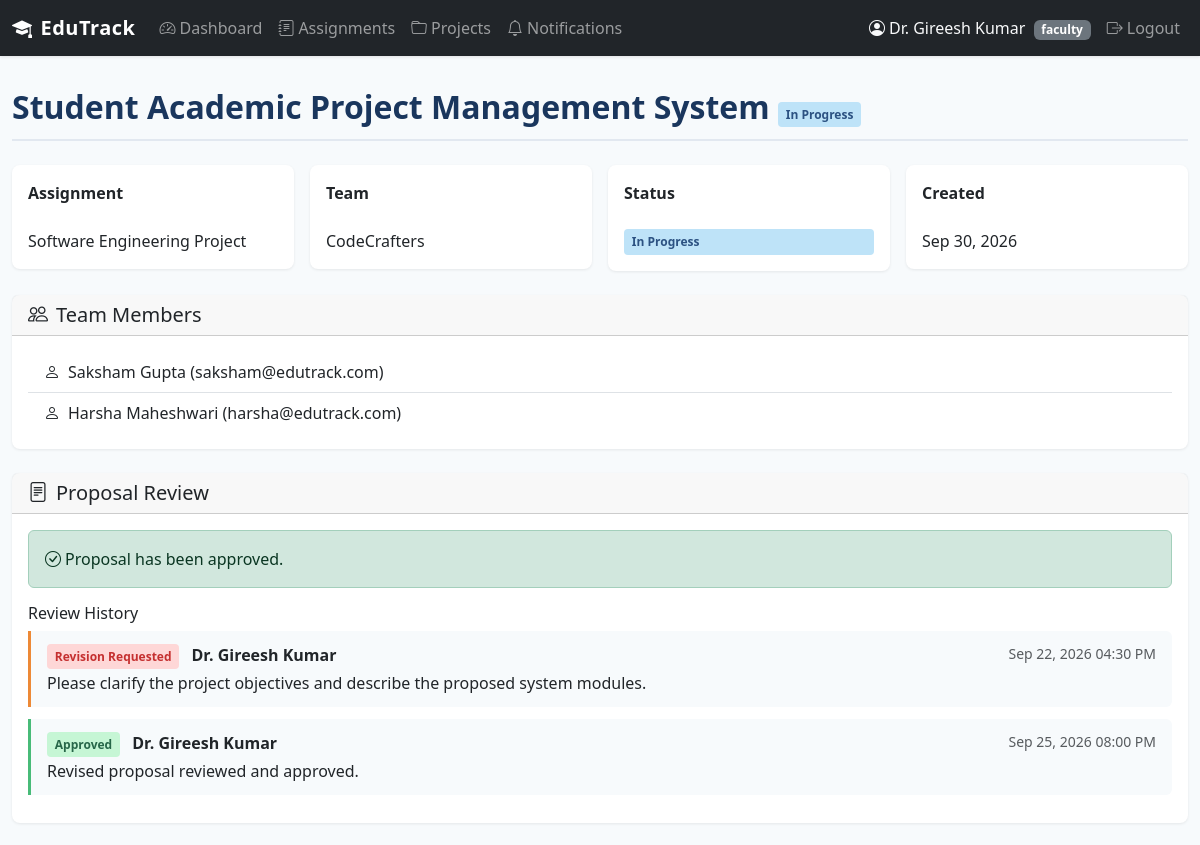
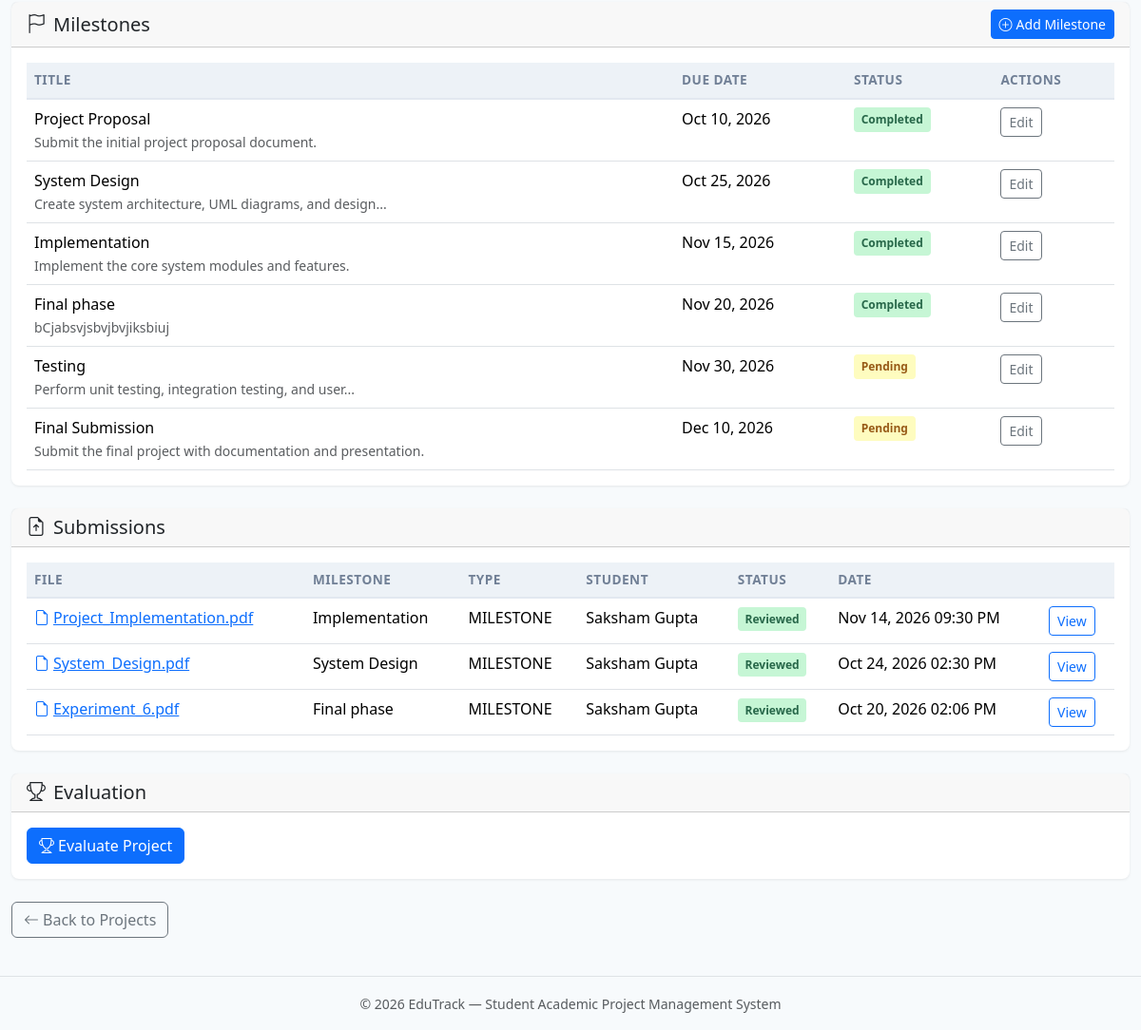
Page /faculty/project/1 (signed in) on the committed database (2 pictures, top to bottom).
### tables this page shows
CREATE TABLE users (
    user_id INTEGER PRIMARY KEY AUTOINCREMENT,
    name TEXT NOT NULL,
    email TEXT UNIQUE NOT NULL,
    password_hash TEXT NOT NULL,
    role TEXT NOT NULL CHECK(role IN ('student', 'faculty', 'admin')),
    is_active INTEGER NOT NULL DEFAULT 1,
    created_at TIMESTAMP DEFAULT CURRENT_TIMESTAMP
);

CREATE TABLE projects (
    project_id INTEGER PRIMARY KEY AUTOINCREMENT,
    assignment_id INTEGER NOT NULL,
    team_id INTEGER NOT NULL,
    faculty_id INTEGER NOT NULL,
    title TEXT NOT NULL,
    description TEXT,
    status TEXT NOT NULL DEFAULT 'DRAFT' CHECK(status IN ('DRAFT', 'UNDER_REVIEW', 'REVISION_REQUESTED', 'APPROVED', 'IN_PROGRESS', 'COMPLETED')),
    submitted_at TIMESTAMP,
    approved_at TIMESTAMP,
    completed_at TIMESTAMP,
    created_at TIMESTAMP DEFAULT CURRENT_TIMESTAMP,
    updated_at TIMESTAMP DEFAULT CURRENT_TIMESTAMP,
    FOREIGN KEY (assignment_id) REFERENCES assignments(assignment_id),
    FOREIGN KEY (team_id) REFERENCES teams(team_id),
    FOREIGN KEY (faculty_id) REFERENCES users(user_id)
);

CREATE TABLE assignments (
    assignment_id INTEGER PRIMARY KEY AUTOINCREMENT,
    title TEXT NOT NULL,
    description TEXT,
    instructions TEXT,
    faculty_id INTEGER NOT NULL,
    deadline TEXT,
    status TEXT NOT NULL DEFAULT 'OPEN' CHECK(status IN ('OPEN', 'CLOSED')),
    created_at TIMESTAMP DEFAULT CURRENT_TIMESTAMP,
    updated_at TIMESTAMP DEFAULT CURRENT_TIMESTAMP,
    FOREIGN KEY (faculty_id) REFERENCES users(user_id)
);

CREATE TABLE teams (
    team_id INTEGER PRIMARY KEY AUTOINCREMENT,
    team_name TEXT NOT NULL,
    created_by INTEGER NOT NULL,
    created_at TIMESTAMP DEFAULT CURRENT_TIMESTAMP,
    FOREIGN KEY (created_by) REFERENCES users(user_id)
);

CREATE TABLE proposal_reviews (
    review_id INTEGER PRIMARY KEY AUTOINCREMENT,
    project_id INTEGER NOT NULL,
    faculty_id INTEGER NOT NULL,
    decision TEXT NOT NULL CHECK(decision IN ('REVISION_REQUESTED', 'APPROVED')),
    comment TEXT,
    created_at TIMESTAMP DEFAULT CURRENT_TIMESTAMP,
    FOREIGN KEY (project_id) REFERENCES projects(project_id),
    FOREIGN KEY (faculty_id) REFERENCES users(user_id)
);

CREATE TABLE milestones (
    milestone_id INTEGER PRIMARY KEY AUTOINCREMENT,
    project_id INTEGER NOT NULL,
    title TEXT NOT NULL,
    description TEXT,
    due_date TEXT,
    status TEXT NOT NULL DEFAULT 'PENDING' CHECK(status IN ('PENDING', 'SUBMITTED', 'COMPLETED')),
    created_at TIMESTAMP DEFAULT CURRENT_TIMESTAMP,
    updated_at TIMESTAMP DEFAULT CURRENT_TIMESTAMP,
    FOREIGN KEY (project_id) REFERENCES projects(project_id)
);

CREATE TABLE submissions (
    submission_id INTEGER PRIMARY KEY AUTOINCREMENT,
    project_id INTEGER NOT NULL,
    milestone_id INTEGER,
    submitted_by INTEGER NOT NULL,
    original_filename TEXT,
    stored_filename TEXT,
    file_path TEXT,
    description TEXT,
    submission_type TEXT NOT NULL CHECK(submission_type IN ('MILESTONE', 'FINAL')),
    status TEXT NOT NULL DEFAULT 'SUBMITTED' CHECK(status IN ('SUBMITTED', 'REVIEWED')),
    submitted_at TIMESTAMP DEFAULT CURRENT_TIMESTAMP,
    FOREIGN KEY (project_id) REFERENCES projects(project_id),
    FOREIGN KEY (milestone_id) REFERENCES milestones(milestone_id),
    FOREIGN KEY (submitted_by) REFERENCES users(user_id)
);

### routes/faculty.py (the view)
@faculty_bp.route('/project/<int:project_id>')
@role_required('faculty')
def project_detail(project_id):
    project = query_db('''
        SELECT p.*, a.title AS assignment_title, t.team_name
        FROM projects p
        JOIN assignments a ON p.assignment_id = a.assignment_id
        JOIN teams t ON p.team_id = t.team_id
        WHERE p.project_id = ? AND p.faculty_id = ?
    ''', [project_id, session['user_id']], one=True)
    if not project:
        flash('Project not found.', 'danger')
        return redirect(url_for('faculty.projects'))
    team_members = query_db('''
        SELECT u.name, u.email
        FROM users u JOIN team_members tm ON u.user_id = tm.student_id
        WHERE tm.team_id = ?
    ''', [project['team_id']])
    reviews = query_db('''
        SELECT pr.*, u.name AS faculty_name
        FROM proposal_reviews pr
        JOIN users u ON pr.faculty_id = u.user_id
        WHERE pr.project_id = ?
        ORDER BY pr.created_at ASC
    ''', [project_id])
    milestones = query_db(
        'SELECT * FROM milestones WHERE project_id = ? ORDER BY due_date ASC',
        [project_id]
    )
    submissions = query_db('''
        SELECT s.*, m.title AS milestone_title, u.name AS student_name
        FROM submissions s
        LEFT JOIN milestones m ON s.milestone_id = m.milestone_id
        JOIN users u ON s.submitted_by = u.user_id
        WHERE s.project_id = ?
        ORDER BY s.submitted_at DESC
    ''', [project_id])
    evaluation = query_db(
        'SELECT e.*, u.name AS faculty_name FROM evaluations e '
        'JOIN users u ON e.faculty_id = u.user_id '
        'WHERE e.project_id = ?',
        [project_id], one=True
    )
    return render_template(
        'faculty/project_detail.html',
        project=project, team_members=team_members, reviews=reviews,
        milestones=milestones, submissions=submissions, evaluation=evaluation
    )

### templates/faculty/project_detail.html (shortened to what this page needs)
{% extends "base.html" %}
{% block content %}
<div class="page-header">
    <h2>{{ project['title'] }} <span class="badge-status {{ project['status']|status_class }}">{{ project['status']|status_display }}</span></h2>
</div>
<div class="row g-3 mb-4">
    <div class="col-md-3"><div class="card p-3"><strong>Assignment</strong><br>{{ project['assignment_title'] }}</div></div>
    <div class="col-md-3"><div class="card p-3"><strong>Team</strong><br>{{ project['team_name'] }}</div></div>
    <div class="col-md-3"><div class="card p-3"><strong>Status</strong><br><span class="badge-status {{ project['status']|status_class }}">{{ project['status']|status_display }}</span></div></div>
    <div class="col-md-3"><div class="card p-3"><strong>Created</strong><br>{{ project['created_at']|format_date }}</div></div>
</div>
<div class="card mb-4">
    <div class="card-header"><h5 class="mb-0"><i class="bi bi-people me-2"></i>Team Members</h5></div>
    <div class="card-body">
        <ul class="list-group list-group-flush">
        {% for m in team_members %}
            <li class="list-group-item"><i class="bi bi-person me-2"></i>{{ m['name'] }} ({{ m['email'] }})</li>
        {% endfor %}
        </ul>
    </div>
</div>
<div class="card mb-4">
    <div class="card-header"><h5 class="mb-0"><i class="bi bi-file-text me-2"></i>Proposal Review</h5></div>
    <div class="card-body">
        {% if project['status'] == 'UNDER_REVIEW' %}
        <div class="alert alert-info"><i class="bi bi-hourglass-split me-1"></i>This proposal is awaiting your review.</div>
        <form method="POST" action="{{ url_for('faculty.review_proposal', project_id=project['project_id']) }}">
            <div class="mb-3">
                <label class="form-label">Decision</label>
                <select class="form-select" name="decision" required>
                    <option value="">Select decision...</option>
                    <option value="APPROVED">Approve</option>
                    <option value="REVISION_REQUESTED">Request Revision</option>
                </select>
            </div>
            <div class="mb-3">
                <label class="form-label">Comment</label>
                <textarea class="form-control" name="comment" rows="3" required placeholder="Provide your review comments..."></textarea>
            </div>
            <button type="submit" class="btn btn-primary"><i class="bi bi-check-circle me-1"></i>Submit Review</button>
        </form>
        {% elif project['status'] == 'REVISION_REQUESTED' %}
        <div class="alert alert-warning"><i class="bi bi-exclamation-triangle me-1"></i>Revision has been requested. Waiting for student resubmission.</div>
        {% elif project['status'] in ['APPROVED', 'IN_PROGRESS', 'COMPLETED'] %}
        <div class="alert alert-success"><i class="bi bi-check-circle me-1"></i>Proposal has been approved.</div>
        {% elif project['status'] == 'DRAFT' %}
        <div class="alert alert-secondary"><i class="bi bi-info-circle me-1"></i>Proposal has not been submitted yet.</div>
        {% endif %}
        {% if reviews %}
        <h6 class="mt-3 mb-2">Review History</h6>
        {% for r in reviews %}
        <div class="review-entry {{ 'approved' if r['decision'] == 'APPROVED' else 'revision' }}">
            <div class="d-flex justify-content-between">
                <span><span class="badge-status {{ 'badge-approved' if r['decision'] == 'APPROVED' else 'badge-revision' }}">{{ r['decision']|status_display }}</span> <strong class="ms-2">{{ r['faculty_name'] }}</strong></span>
                <small class="text-muted">{{ r['created_at']|format_datetime }}</small>
            </div>
            <p class="mt-1 mb-0">{{ r['comment'] }}</p>
        </div>
        {% endfor %}
        {% endif %}
    </div>
</div>
<div class="card mb-4">
    <div class="card-header d-flex justify-content-between align-items-center">
        <h5 class="mb-0"><i class="bi bi-flag me-2"></i>Milestones</h5>
        {% if project['status'] in ['APPROVED', 'IN_PROGRESS'] %}
        <a href="{{ url_for('faculty.milestone_create', project_id=project['project_id']) }}" class="btn btn-sm btn-primary"><i class="bi bi-plus-circle me-1"></i>Add Milestone</a>
        {% endif %}
    </div>
    <div class="card-body">
        {% if milestones %}
        <div class="table-responsive">
            <table class="table table-hover mb-0">
                <thead><tr><th>Title</th><th>Due Date</th><th>Status</th><th>Actions</th></tr></thead>
                <tbody>
                {% for m in milestones %}
                <tr>
                    <td>{{ m['title'] }}<br><small class="text-muted">{{ m['description']|truncate(60) if m['description'] }}</small></td>
                    <td>{{ m['due_date']|format_date }}</td>
                    <td><span class="badge-status {{ m['status']|status_class }}">{{ m['status']|status_display }}</span></td>
                    <td>
                        <a href="{{ url_for('faculty.milestone_edit', project_id=project['project_id'], milestone_id=m['milestone_id']) }}" class="btn btn-sm btn-outline-secondary">Edit</a>
                    </td>
                </tr>
                {% endfor %}
                </tbody>
            </table>
        </div>
        {% else %}
        <div class="empty-state"><i class="bi bi-flag"></i><p>No milestones created yet.</p></div>
        {% endif %}
    </div>
</div>
<div class="card mb-4">
    <div class="card-header"><h5 class="mb-0"><i class="bi bi-file-earmark-arrow-up me-2"></i>Submissions</h5></div>
    <div class="card-body">
        {% if submissions %}
        <div class="table-responsive">
            <table class="table table-hover mb-0">
                <thead><tr><th>File</th><th>Milestone</th><th>Type</th><th>Student</th><th>Status</th><th>Date</th><th></th></tr></thead>
                <tbody>
                {% for s in submissions %}
                <tr>
                    <td><a href="{{ url_for('auth.download_file', filename=s['stored_filename']) }}"><i class="bi bi-file-earmark me-1"></i>{{ s['original_filename'] }}</a></td>
                    <td>{{ s['milestone_title'] or '—' }}</td>
                    <td>{{ s['submission_type'] }}</td>
                    <td>{{ s['student_name'] }}</td>
                    <td><span class="badge-status {{ s['status']|status_class }}">{{ s['status']|status_display }}</span></td>
                    <td>{{ s['submitted_at']|format_datetime }}</td>
                    <td><a href="{{ url_for('faculty.submission_detail', submission_id=s['submission_id']) }}" class="btn btn-sm btn-outline-primary">View</a></td>
                </tr>
                {% endfor %}
                </tbody>
            </table>
        </div>
        {% else %}
        <div class="empty-state"><i class="bi bi-file-earmark-x"></i><p>No submissions yet.</p></div>
        {% endif %}
    </div>
</div>
<div class="card mb-4">
    <div class="card-header"><h5 class="mb-0"><i class="bi bi-trophy me-2"></i>Evaluation</h5></div>
    <div class="card-body">
        {% if evaluation %}
        <div class="row">
            <div class="col-md-4"><h4>Grade: <span class="text-primary">{{ evaluation['grade'] }}</span></h4></div>
            <div class="col-md-8"><p>{{ evaluation['comments'] }}</p><small class="text-muted">{{ evaluation['evaluated_at']|format_datetime }}</small></div>
        </div>
        {% elif project['status'] == 'IN_PROGRESS' %}
        <a href="{{ url_for('faculty.evaluate_project', project_id=project['project_id']) }}" class="btn btn-primary"><i class="bi bi-trophy me-1"></i>Evaluate Project</a>
        {% else %}
        <div class="empty-state"><i class="bi bi-trophy"></i><p>Not yet evaluated.</p></div>
        {% endif %}
    </div>
</div>
<a href="{{ url_for('faculty.projects') }}" class="btn btn-outline-secondary"><i class="bi bi-arrow-left me-1"></i>Back to Projects</a>
{% endblock %}

### templates/base.html (shortened to what this page needs)
<!DOCTYPE html>
<html lang="en">
<head>
    <link href="https://cdn.jsdelivr.net/npm/bootstrap@5.3.2/dist/css/bootstrap.min.css" rel="stylesheet">
    <link href="https://cdn.jsdelivr.net/npm/bootstrap-icons@1.11.2/font/bootstrap-icons.min.css" rel="stylesheet">
    <link href="{{ url_for('static', filename='css/style.css') }}" rel="stylesheet">
</head>
<body>
    <nav class="navbar navbar-expand-lg navbar-dark bg-dark">
        <div class="container-fluid">
            <a class="navbar-brand" href="/">
                <i class="bi bi-mortarboard-fill me-2"></i>EduTrack
            </a>
            <div class="collapse navbar-collapse" id="navbarNav">
                {% if session.get('user_id') %}
                <ul class="navbar-nav me-auto">
                    {% if session.get('role') == 'student' %}
                    <li class="nav-item"><a class="nav-link" href="{{ url_for('student.dashboard') }}"><i class="bi bi-speedometer2 me-1"></i>Dashboard</a></li>
                    <li class="nav-item"><a class="nav-link" href="{{ url_for('student.assignments') }}"><i class="bi bi-journal-text me-1"></i>Assignments</a></li>
                    <li class="nav-item"><a class="nav-link" href="{{ url_for('student.teams') }}"><i class="bi bi-people me-1"></i>Teams</a></li>
                    <li class="nav-item"><a class="nav-link" href="{{ url_for('student.notifications') }}"><i class="bi bi-bell me-1"></i>Notifications{% if unread_count %} <span class="badge bg-danger">{{ unread_count }}</span>{% endif %}</a></li>
                    {% elif session.get('role') == 'faculty' %}
                    <li class="nav-item"><a class="nav-link" href="{{ url_for('faculty.dashboard') }}"><i class="bi bi-speedometer2 me-1"></i>Dashboard</a></li>
                    <li class="nav-item"><a class="nav-link" href="{{ url_for('faculty.assignments') }}"><i class="bi bi-journal-text me-1"></i>Assignments</a></li>
                    <li class="nav-item"><a class="nav-link" href="{{ url_for('faculty.projects') }}"><i class="bi bi-folder me-1"></i>Projects</a></li>
                    <li class="nav-item"><a class="nav-link" href="{{ url_for('faculty.notifications') }}"><i class="bi bi-bell me-1"></i>Notifications</a></li>
                    {% endif %}
                </ul>
                <ul class="navbar-nav">
                    <li class="nav-item">
                        <span class="nav-link text-light">
                            <i class="bi bi-person-circle me-1"></i>{{ session.get('user_name', '') }}
                            <span class="badge bg-secondary ms-1">{{ session.get('role', '') }}</span>
                        </span>
                    </li>
                    <li class="nav-item">
                        <a class="nav-link" href="{{ url_for('auth.logout') }}"><i class="bi bi-box-arrow-right me-1"></i>Logout</a>
                    </li>
                </ul>
                {% endif %}
            </div>
        </div>
    </nav>
    <main class="container-fluid py-3">
        {% block content %}{% endblock %}
    </main>
    <footer class="text-center py-3 mt-4 border-top">
        <small class="text-muted">&copy; 2026 EduTrack — Student Academic Project Management System</small>
    </footer>
</body>
</html>

### rows in the picture
users: get "Dr. Gireesh Kumar", get "faculty"
projects: title "Student Academic Project Management System", status|status_display "In Progress", created_at "Sep 30, 2026"
assignments: assignment_title "Software Engineering Project"
teams: team_name "CodeCrafters"
users: name "Saksham Gupta", email "saksham@edutrack.com"
users: name "Harsha Maheshwari", email "harsha@edutrack.com"
proposal_reviews: decision|status_display "Revision Requested", faculty_name "Dr. Gireesh Kumar", created_at "Sep 22, 2026 04:30 PM", comment "Please clarify the project objectives and describe the proposed system modules."
proposal_reviews: decision|status_display "Approved", faculty_name "Dr. Gireesh Kumar", created_at "Sep 25, 2026 08:00 PM", comment "Revised proposal reviewed and approved."
milestones: title "Project Proposal", description "Submit the initial project proposal document.", due_date "Oct 10, 2026", status|status_display "Completed"
milestones: title "System Design", description "Create system architecture, UML diagrams, and design...", due_date "Oct 25, 2026", status|status_display "Completed"
milestones: title "Implementation", description "Implement the core system modules and features.", due_date "Nov 15, 2026", status|status_display "Completed"
milestones: title "Final phase", description "bCjabsvjsbvjbvjiksbiuj", due_date "Nov 20, 2026", status|status_display "Completed"
milestones: title "Testing", description "Perform unit testing, integration testing, and user...", due_date "Nov 30, 2026", status|status_display "Pending"
milestones: title "Final Submission", description "Submit the final project with documentation and presentation.", due_date "Dec 10, 2026", status|status_display "Pending"
submissions: original_filename "Project_Implementation.pdf", title "Implementation", submission_type "MILESTONE", student_name "Saksham Gupta", status|status_display "Reviewed", submitted_at "Nov 14, 2026 09:30 PM"
submissions: original_filename "System_Design.pdf", title "System Design", submission_type "MILESTONE", student_name "Saksham Gupta", status|status_display "Reviewed", submitted_at "Oct 24, 2026 02:30 PM"
submissions: original_filename "Experiment_6.pdf", title "Final phase", submission_type "MILESTONE", student_name "Saksham Gupta", status|status_display "Reviewed", submitted_at "Oct 20, 2026 02:06 PM"
